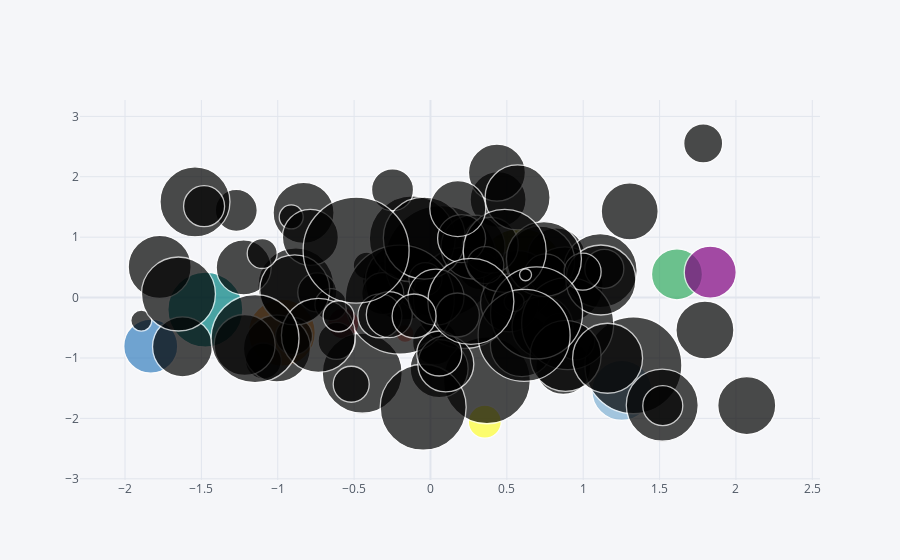

This figure's notebook cell:
### Markdown cell above
## Bolha

### Code cell
df.iplot(kind='bubble',x='A',y='B',size='C')
